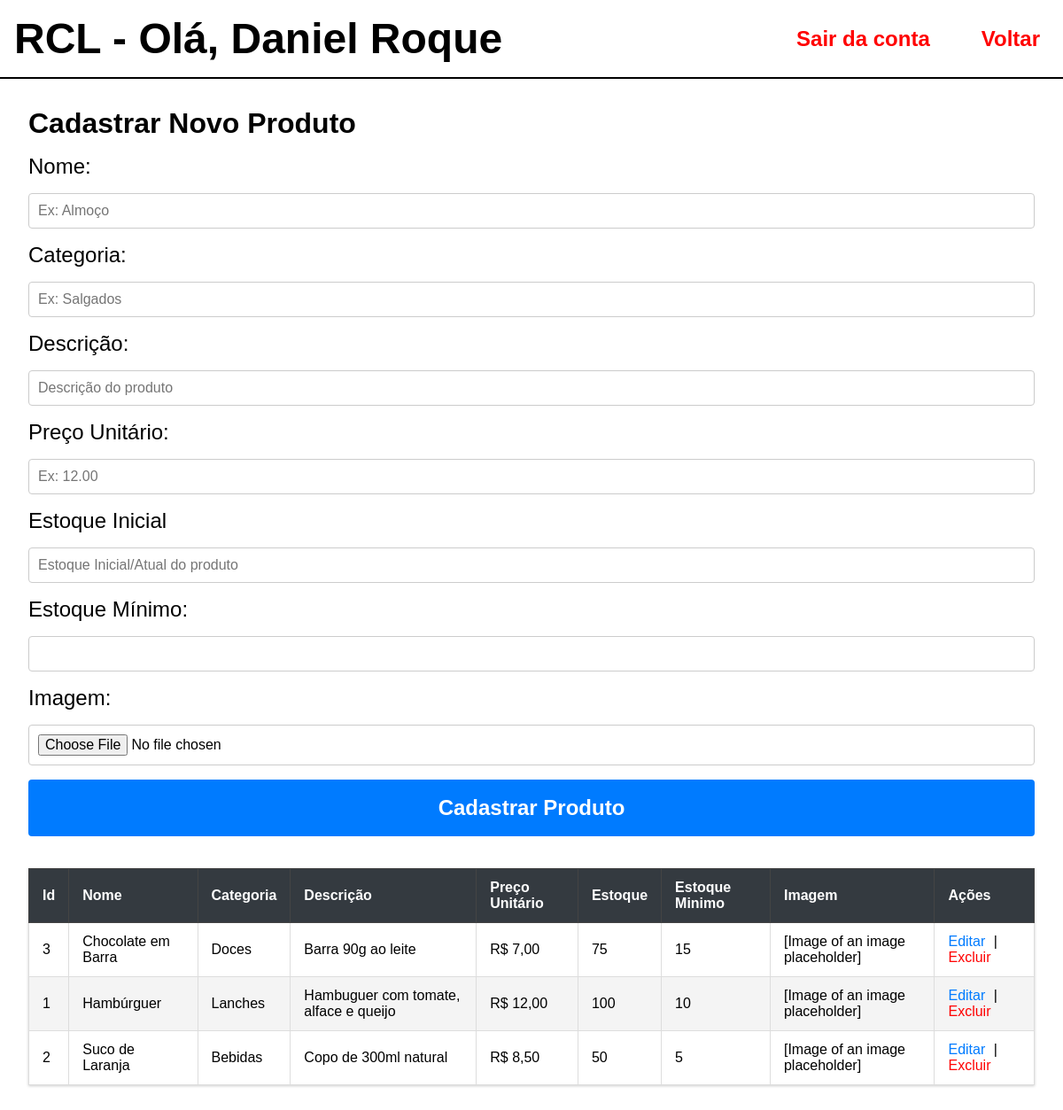
The page /EmployeeLayer/gerenciar_produtos.php (signed in) on the database its author committed.
### tables this page shows
CREATE TABLE Produtos (
    id_produto INT AUTO_INCREMENT PRIMARY KEY,
    nome VARCHAR(100) NOT NULL,
    descricao TEXT NOT NULL,
    categoria VARCHAR(100) NOT NULL DEFAULT 'Geral',
    preco_unitario DECIMAL(10,2) NOT NULL,
    estoque INT NOT NULL,
    estoque_minimo INT NOT NULL,
    imagem VARCHAR(225) NOT NULL,
    
    created_by INT NOT NULL,
    created_at DATETIME NOT NULL DEFAULT CURRENT_TIMESTAMP,

    update_by INT NULL, 
    updated_at DATETIME DEFAULT CURRENT_TIMESTAMP ON UPDATE CURRENT_TIMESTAMP,

    CONSTRAINT fk_produtos_created_by 
        FOREIGN KEY (created_by) REFERENCES Funcionarios(id_funcionario)
        ON UPDATE CASCADE
        ON DELETE RESTRICT,

    CONSTRAINT fk_produtos_update_by 
        FOREIGN KEY (update_by) REFERENCES Funcionarios(id_funcionario)
        ON UPDATE CASCADE
        ON DELETE SET NULL 
);

### EmployeeLayer/gerenciar_produtos.php (the view, shortened to what this page needs)
<?php
$em_edicao = false;
$pdo = conectar();
$sql_produtos = "SELECT id_produto, nome, categoria, descricao, preco_unitario, estoque, estoque_minimo, imagem FROM produtos ORDER BY nome";
$produtos = $pdo->query($sql_produtos);
?>
<html lang="pt-BR">
<head>
</head>
<body>
    <header>
        <div>RCL - Olá, <?php echo $_SESSION['funcionario_nome']?></div>
        <div>
            <a href="../logout.php">Sair da conta</a>
            <a href="home.php">Voltar</a>
        </div>
    </header>
    <main>
        <form method="POST" action="gerenciar_produtos.php<?php if ($em_edicao) echo '?acao=editar&id=' . $produto_edicao['id_produto']; ?>" enctype="multipart/form-data">
            <h1><?php echo $em_edicao ? 'Editar Produto' : 'Cadastrar Novo Produto'; ?></h1>
            <div class="inputs">
                <label for="nome">Nome:</label>
                <input type="text" name="nome" placeholder="Ex: Almoço" required value="<?php echo htmlspecialchars($produto_edicao['nome'] ?? ''); ?>">
                <label for="categoria">Categoria:</label>
                <input type="text" name="categoria" placeholder="Ex: Salgados" required value="<?php echo htmlspecialchars($produto_edicao['categoria'] ?? ''); ?>">
                <label>Descrição:</label>
                <input type="text" name="descricao" placeholder="Descrição do produto" required value="<?php echo htmlspecialchars($produto_edicao['descricao'] ?? ''); ?>">
                <label>Preço Unitário:</label>
                <input type="number" step="0.01" name="preco_unitario" placeholder="Ex: 12.00" required value="<?php echo htmlspecialchars($produto_edicao['preco_unitario'] ?? ''); ?>">
                <label><?php echo $em_edicao ? 'Estoque Atual' : 'Estoque Inicial'; ?></label>
                <input type="number" name="estoque" placeholder="Estoque Inicial/Atual do produto" required value="<?php echo htmlspecialchars($produto_edicao['estoque'] ?? ''); ?>">
                <label>Estoque Mínimo:</label>
                <input type="number" name="estoque_minimo" required value="<?php echo htmlspecialchars($produto_edicao['estoque_minimo'] ?? ''); ?>">
                <label>Imagem:</label>
                <input
                    type="file"
                    name="imagem_file"
                    id="imagem"
                    accept="image/*"
                    <?php if (!$em_edicao) echo 'required';  ?>
                >
                <button type="submit"><?php echo $em_edicao ? 'Atualizar Produto' : 'Cadastrar Produto'; ?></button>
            </div>
        </form>
        <table>
            <thead>
                <tr>
                    <th>Id</th>
                    <th>Nome</th>
                    <th>Categoria</th>
                    <th>Descrição</th>
                    <th>Preço Unitário</th>
                    <th>Estoque</th>
                    <th>Estoque Minimo</th>
                    <th>Imagem</th>
                    <th>Ações</th>
                </tr>
            </thead>
            <tbody>
                <?php foreach ($produtos as $p): ?>
                <tr>
                    <td><?= htmlspecialchars($p['id_produto']) ?></td>
                    <td><?= htmlspecialchars($p['nome']) ?></td>
                    <td><?= htmlspecialchars($p['categoria']) ?></td>
                    <td><?= htmlspecialchars($p['descricao']) ?></td>
                    <td>R$ <?= number_format((float)$p['preco_unitario'], 2, ',', '.') ?></td>
                    <td><?= htmlspecialchars($p['estoque']) ?></td>
                    <td><?= htmlspecialchars($p['estoque_minimo']) ?></td>
                    <td>
                        <?php if (!empty($p['imagem']) && file_exists($p['imagem'])): ?>
                            <img src="<?= htmlspecialchars($p['imagem']) ?>" alt="Img Prod" style="max-width: 50px; height: auto;">
                        <?php else: ?>
                        [Image of an image placeholder]
                        <?php endif; ?>
                    </td>
                    <td>
                        <a href="gerenciar_produtos.php?acao=editar&id=<?php echo (int)$p['id_produto']; ?>">Editar</a> |
                        <a class="red" href="gerenciar_produtos.php?acao=excluir&id=<?php echo (int)$p['id_produto']; ?>" onclick="return confirm('Tem certeza que deseja excluir? Isso também removerá a imagem do servidor.');">Excluir</a>
                    </td>
                </tr>
                <?php endforeach; ?>
            </tbody>
        </table>
    </main>
</body>
</html>

### EmployeeLayer/gerenciar_produtos.php (style rules this page uses)
* { margin: 0; padding: 0; box-sizing: border-box; }
main { padding: 2rem; }
body { margin: 0; font-family: Arial, sans-serif; background: #fff; }
header { width: 100%; padding: 1rem; font-size: 3rem; font-weight: bold; display: flex; justify-content: space-between; align-items: center; border-bottom: 2px solid #000; }
header div { display: flex; align-items: center; gap: 3rem; }
header a { color: red; text-decoration: none; font-size: 1.5rem; font-weight: bold; margin-right: 10px; }
.inputs { display: flex; flex-direction: column; }
.inputs label { font-size: 1.5rem; margin: 1rem 0; }
.inputs button { border-radius: 10px; border: 1px solid black; padding: 1rem; margin: 1rem 0; cursor: pointer; height: 4rem; font-size: 1.5rem; font-weight: 800; }
input[type="text"], input[type="time"], input[type="number"], input[type="file"] { padding: 10px; border: 1px solid #ccc; border-radius: 4px; font-size: 1rem; }
button[type="submit"] { padding: 10px 15px; background-color: #007bff; color: white; border: none; border-radius: 4px; cursor: pointer; font-weight: bold; transition: background-color 0.3s; }
table { width: 100%; border-collapse: collapse; box-shadow: 0 1px 3px rgba(0, 0, 0, 0.2); margin-top: 20px; background-color: white; }
thead tr { background-color: #343a40; color: white; }
th { padding: 12px 15px; text-align: left; border: 1px solid #444; font-weight: 600; }
tbody tr { border-bottom: 1px solid #ddd; transition: background-color 0.2s; }
tbody tr:nth-child(even) { background-color: #f4f4f4; }
td { padding: 12px 15px; text-align: left; border: 1px solid #ddd; vertical-align: middle; }
td a { color: #007bff; text-decoration: none; margin-right: 5px; }
.red { color: red; }

### rows shown on the page
produtos: id_produto "3", nome "Chocolate em Barra", categoria "Doces", descricao "Barra 90g ao leite", preco_unitario "7,00", estoque "75", estoque_minimo "15", shows "[Image of an image placeholder]"
produtos: id_produto "1", nome "Hambúrguer", categoria "Lanches", descricao "Hambuguer com tomate, alface e queijo", preco_unitario "12,00", estoque "100", estoque_minimo "10", shows "[Image of an image placeholder]"
produtos: id_produto "2", nome "Suco de Laranja", categoria "Bebidas", descricao "Copo de 300ml natural", preco_unitario "8,50", estoque "50", estoque_minimo "5", shows "[Image of an image placeholder]"

### other values the page prints
$_SESSION['funcionario_nome'] "Daniel Roque"
